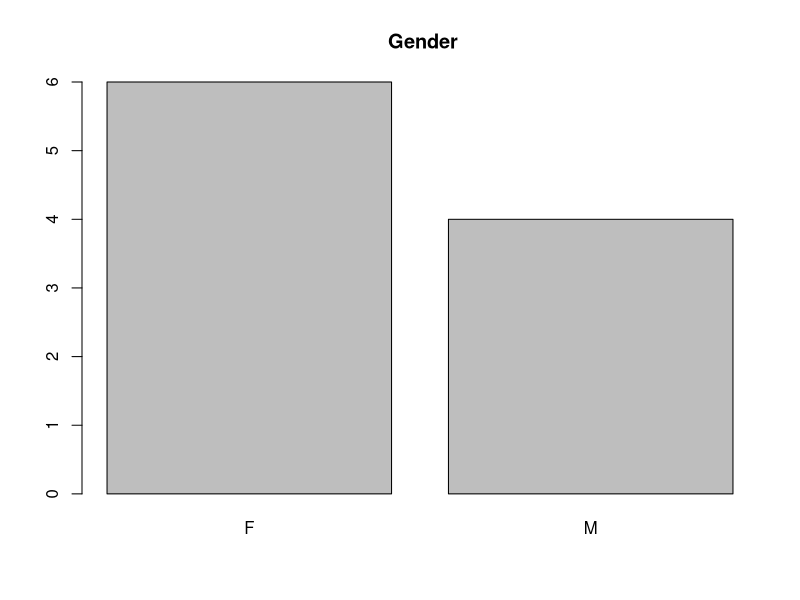
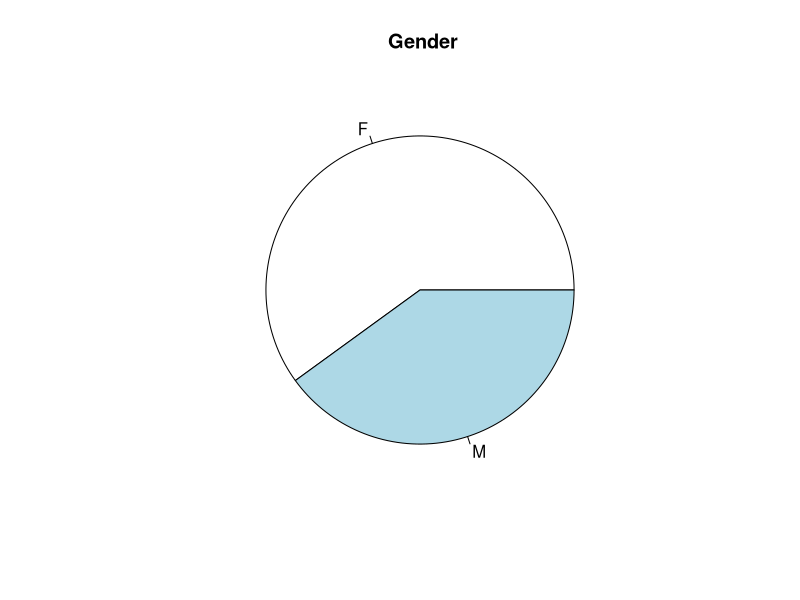
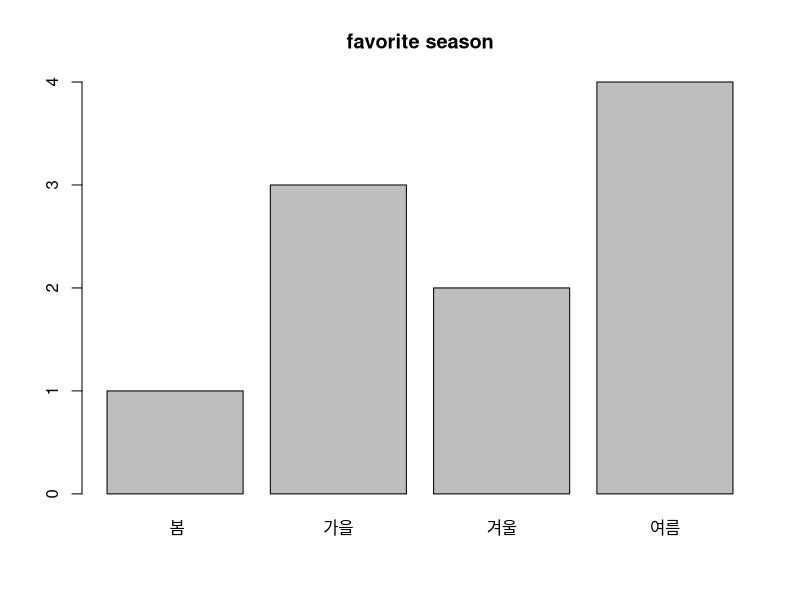
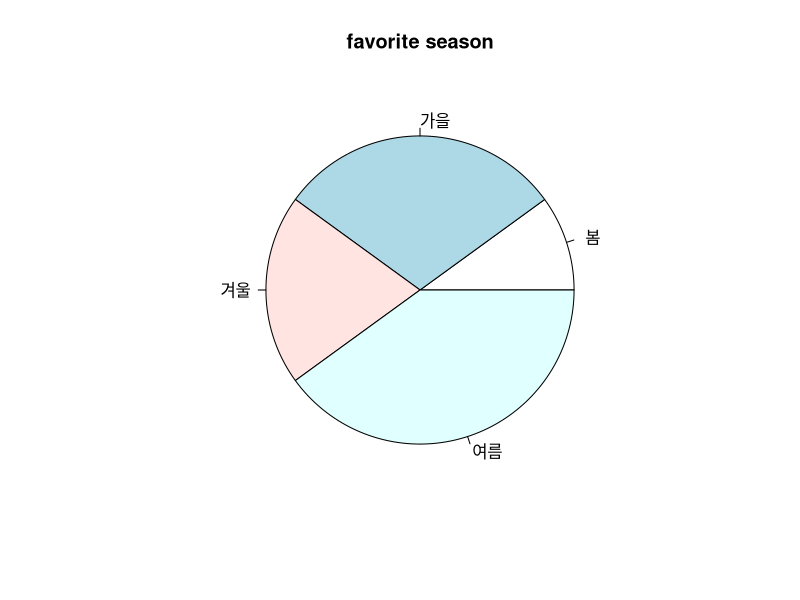
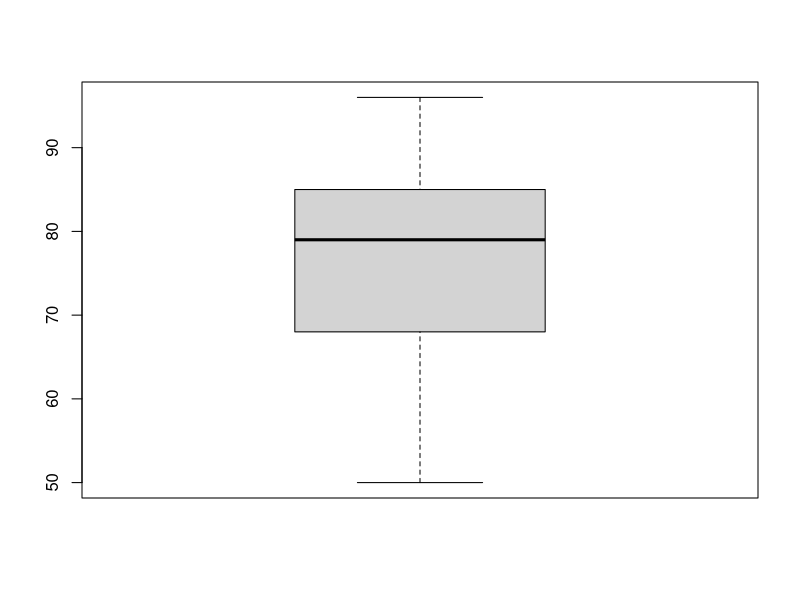
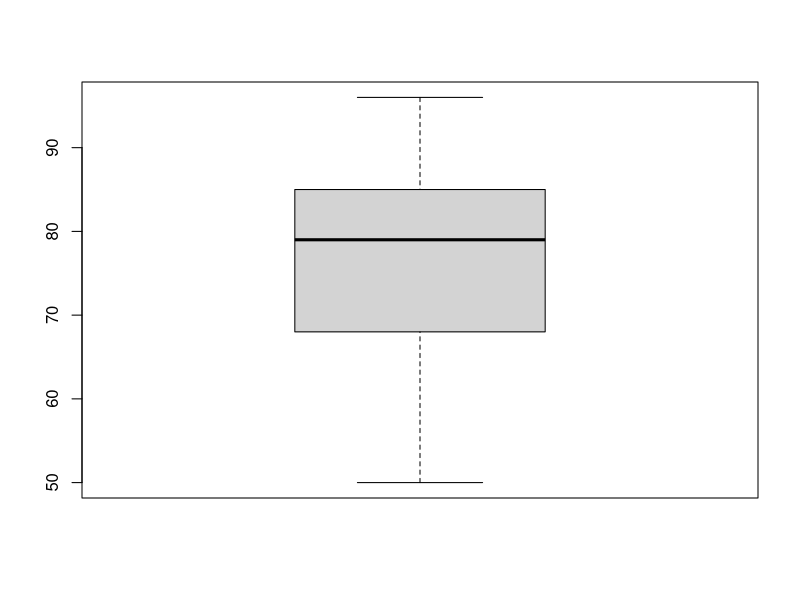
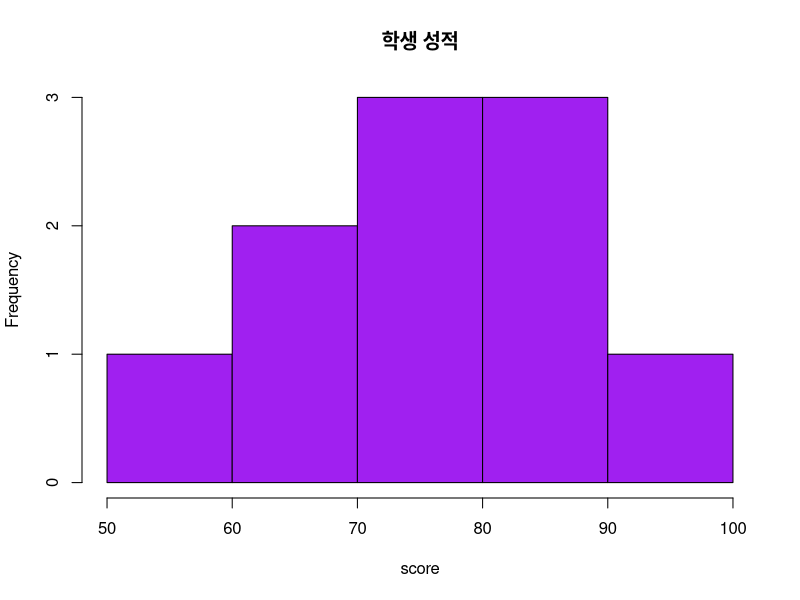
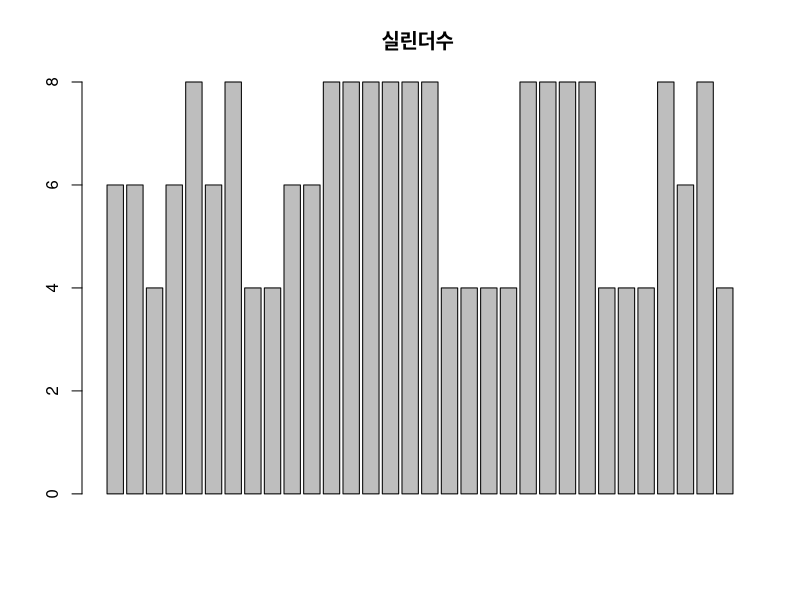

These figures' R source, in order:
#최서윤
#작성일 20191202
#제출일 20191203

#
#문1) 
#어떤 학급의 성별이 다음과 같을 때 주어진 문제를 해결하기 위한 R 코드를 작성하시오.

#F F F M M F F F M M

#1. 위의 자료를 gender 벡터에 저장하시오.
gender <- c("F","F","F","M","M","F","F","F","M","M")
gender
#2. gender에 있는 값들에 대해 도수분포표를 작성하여 출력하시오.
table(gender)
#3. gender에 있는 값들에 대해 막대그래프를 작성하여 출력하시오.

tmp <- table(gender)
barplot(tmp, main = " Gender")

#4. gender에 있는 값들에 대해 원그래프를 작성하여 출력하시오.

pie(tmp, main = " Gender")

#문2)
#좋아하는 계절에 대한 조사 결과가 다음과 같을 때 주어진 문제를 해결하기 위한 R 코드를 작성하시오.

#여름 겨울 봄 가을 여름 가을 겨울 여름 여름 가을

#1. 위의 자료를 season 벡터에 저장하시오.
season <- c("여름", "겨울", " 봄", "가을" , "여름" , "가을", "겨울" , "여름" ,"여름" , "가을")

#2. season에 있는 값들에 대해 도수분포표를 작성하여 출력하시오.

table(season)
#3. season에 있는 값들에 대해 막대그래프를 작성하여 출력하시오.
ss <- table(season)
barplot(ss, main = " favorite season ")

#4. season에 있는 값들에 대해 원그래프를 작성하여 출력하시오.
pie( ss, main =  "favorite season")

#문3)
#학생 A의 과목별 성적이 다음과 같을 때 각 문제를 해결하기 위한 R 코드를 작성하시오.

#KOR ENG ATH HIST SOC MUSIC BIO EARTH PHY ART
#90 	85 	73 	80 	 85  65    78  50    68  96

#1. 위 데이터를 score 벡터에 저장하시오(과목명은 데이터 이름으로 저장).

score <- c(90,85,73,80,85,65,78,50,68,96)

names(score) <- c("KOR","ENG","ATH","HIST","SOC","MUSIC","BIO","EARTH","PHY","ART")

#2. score 벡터의 내용을 출력하시오.
score
#3. 전체 성적의 평균과 중앙값을 각각 구하시오.
mean(score)
median(score)
#4. 전체 성적의 표준편차를 출력하시오.
sd(score)
##5. 가장 성적이 높은 과목의 이름을 출력하시오.★
names(score) [which.max(score)]

#6. 성적에 대한 상자그림을 작성하고, 이상치에 해당하는 과목이 있으면 출력하시오.
boxplot(score)
boxplot(score)$out
#7. 다음 조건을 만족하는 위 성적에 대한 히스토그램을 작성하시오.
#(그래프 제목: 학생 성적, 막대의 색: 보라색)
hist(score, main = "학생 성적", col = "purple")

#문4)
#R에서 제공하는 mtcars 데이터셋에 대해 다음 문제를 해결하기 위한 R코드를 작성하시오.

#1. 중량(wt)의 평균값, 중앙값, 절사평균값(절사범위: 15%), 표준편차를 각각 구하시오.
class(mtcars)
mtcars
mean(mtcars$wt)
median(mtcars$wt)
mean(mtcars$wt,trim = 0.15)
sd(mtcars$wt)

#2. 중량(wt)에 대해 summary( ) 함수의 적용 결과를 출력하시오.
summary(mtcars$wt)
#3. 실린더수(cyl)에 대해 도수분포표를 출력하시오.
table(mtcars$cyl)
#4. 앞에서 구한 도수분포표를 막대그래프로 출력하시오.
barplot(mtcars$cyl, main = "실린더수 ")

#5. 중량(wt)의 히스토그램을 출력하시오.
hist(mtcars$wt, main = "Histogram for 중량",xlab = 
       "중량",ylab = "무게",border = "black",col = "yellow",las = 2 , breaks = 5)

#6. 중량(wt)에 대해 상자그림을 출력하시오.
#(단, 상자그림으로부터 관찰할 수 있는정보를 함께 출력하시오.)
boxplot(mtcars$wt, main = "중량")
boxplot.stats(mtcars$wt)

#7. 배기량(disp)에 대한 상자그림을 출력하시오.
#(단, 상자그림으로부터 관찰할 수 있는 정보를 함께 출력하시오.)
boxplot(mtcars$disp,main ="배기량")
boxplot.stats(mtcars$disp)

#8. 기어수(gear)를 그룹 정보로 하여 연비(mpg) 자료에 대해 상자그림을 작성하고,
#각 그룹의 상자그림을 비교하여 관찰할 수 있는 것이 무엇인지 나타내시오.
boxplot(mpg~gear,data = mtcars, main = "gear/ mpg")

# 중앙값=2사분위   gear4 > gear5 > gear3
# 최대값 gear4 > gear5 > gear3
# 최소값 gear4 > gear5 > gear3
#gear가 4 일 때 연비가 높을 확률이 가장 높은것으로 보여지며, 반대로 gear가 3일 때 연비가 가장 낮았다 .
